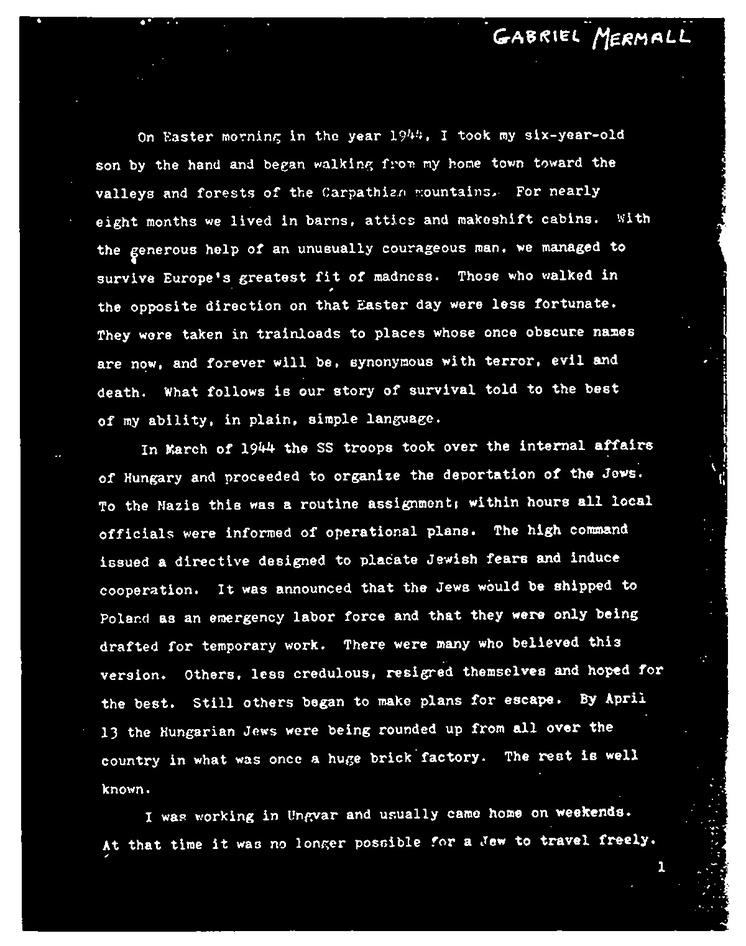
#> input picture Section4-Preprocess_Images_For_TextOCR/temp/no_borders.jpg, 746 x 946 px, shrunk from 1200 x 1522 before the run, found by its file name
$ python missing_borders.py
#> lines starting #> are read from the running program, lines starting #| are printed output that depends on the picture
# 8 - Missing Borders

import cv2 as cv

no_borders = cv.imread("Section4-Preprocess_Images_For_TextOCR/temp/no_borders.jpg")
#> no_borders is the input picture: shape (946, 746, 3); min 0, max 255, mean 37.6
cv.imshow('No Border Image', no_borders)

color = [255, 255, 255]
top, bottom, left, right = [150] * 4

image_with_border = cv.copyMakeBorder(no_borders, top, bottom, left, right, cv.BORDER_CONSTANT, value=color)
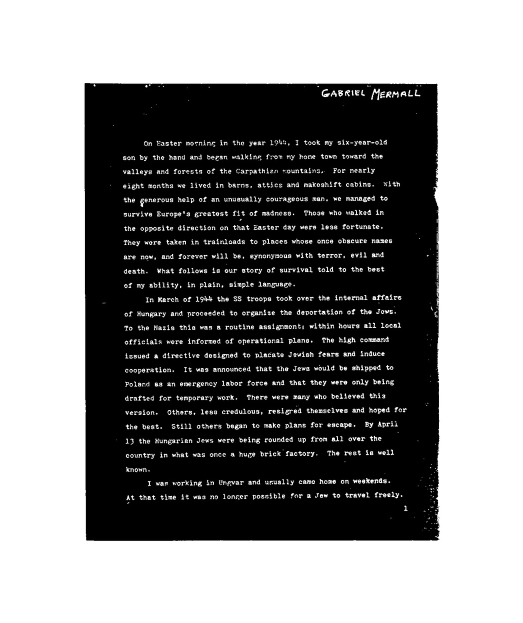
#> image_with_border: shape (1246, 1046, 3) (shown at 1/2 size); min 0, max 255, mean 137.3
cv.imwrite("Section4-Preprocess_Images_For_TextOCR/temp/image_with_border.jpg", image_with_border)
cv.imshow('Image With Borders', image_with_border)

cv.waitKey(0)
